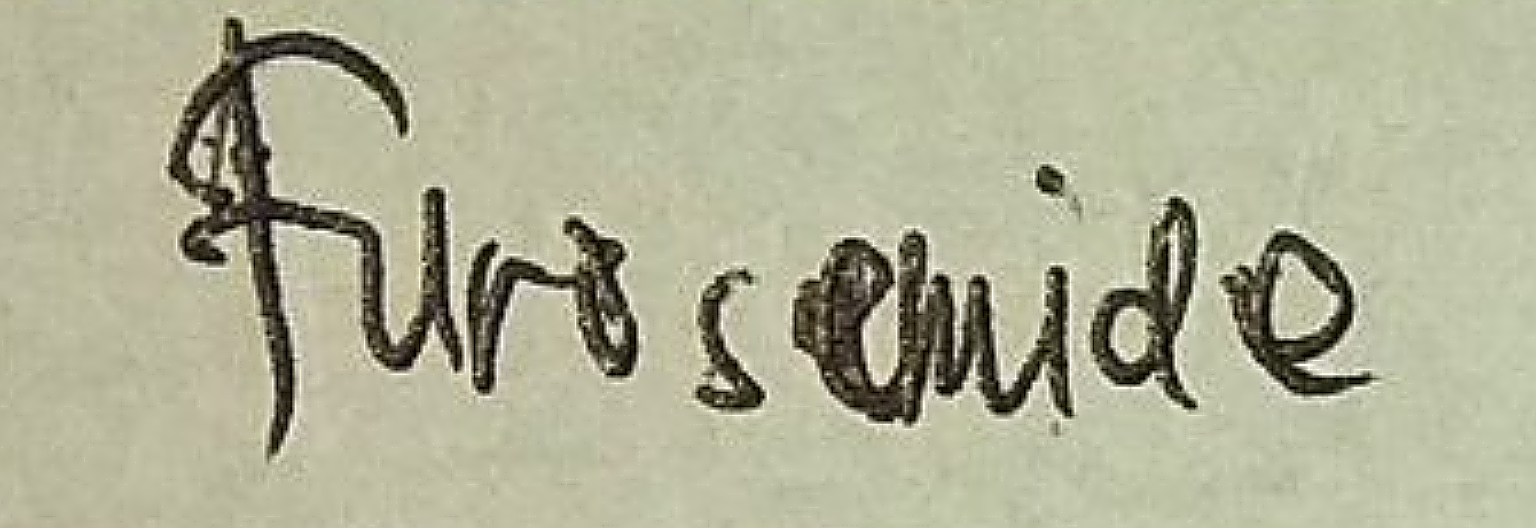
#> input picture app/Http/Controllers/HTR/obat.png, 1536 x 528 px, found by its file name
$ python Tes_bwL.py   (older library calls are emulated)
#> lines starting #> are read from the running program, lines starting #| are printed output that depends on the picture; after the words box and inside, x2 and y2 are one past the last pixel; in counts of white or black regions, pixels touching at a corner belong together
from PIL import Image, ImageEnhance
from cv2 import cv2
import skimage.filters
import skimage.color
import skimage.io
import matplotlib.pyplot as plt

img = Image.open(r'C:\Users\MuktiAS\SKRIPSI\UI\bismillahUI\public_html\obat\obat.png')
#> img is the input picture: PIL image 1536x528 RGB; mean R, G, B 176.8, 177.2, 151.2
panjang = img.width
#> panjang = 1536
tinggi = img.height
#> tinggi = 528


if img.height>img.width :
    img = img.rotate(90, expand=True)
    img = img.resize((tinggi, panjang), Image.ANTIALIAS)


image = skimage.io.imread(r'C:\Users\MuktiAS\SKRIPSI\UI\bismillahUI\public_html\obat\obat.png')
blur = skimage.color.rgb2gray(image)
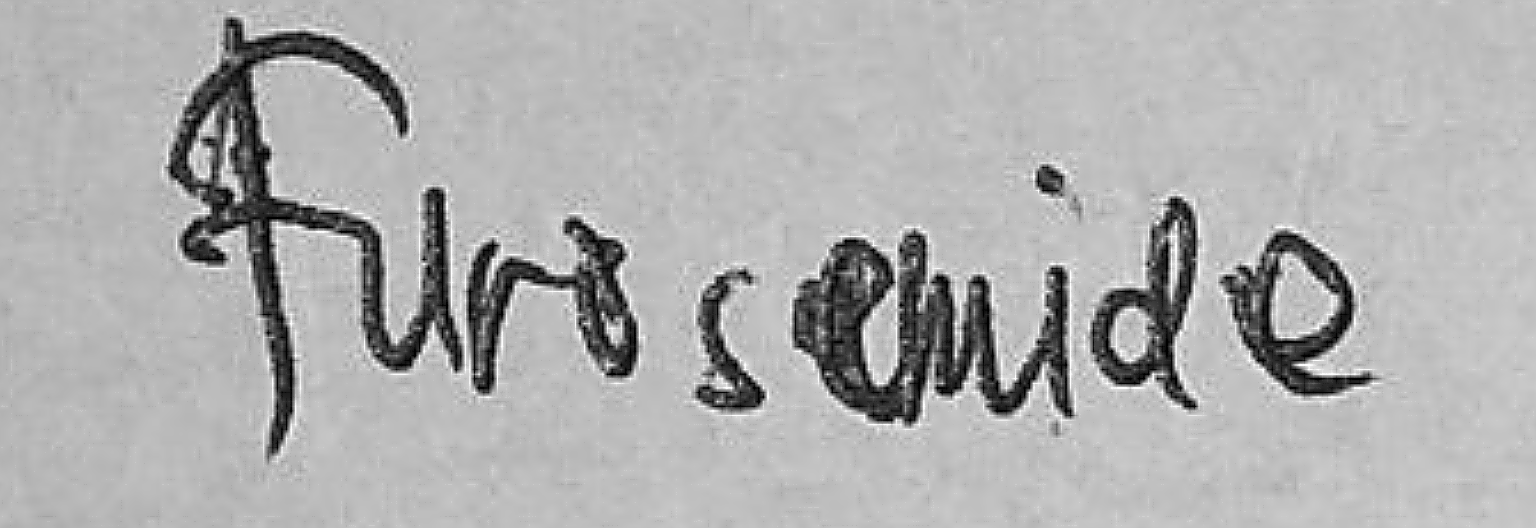
#> blur: shape (528, 1536) float64; min 0, max 1, mean 0.687

t = skimage.filters.threshold_otsu(blur)
#> t = 0.486
t = round(t*255)
#> t = 124
# retval	=	cv2.BackgroundSubtractorMOG2.getShadowThreshold(img)
print('Threshold = ' , t)
#| Threshold =  124
# print('Shadow = ' , retval)

thresh = t
#> thresh = 124
fn = lambda x : 255 if x > thresh else 0
gambar = img.convert('L').point(fn, mode='1')
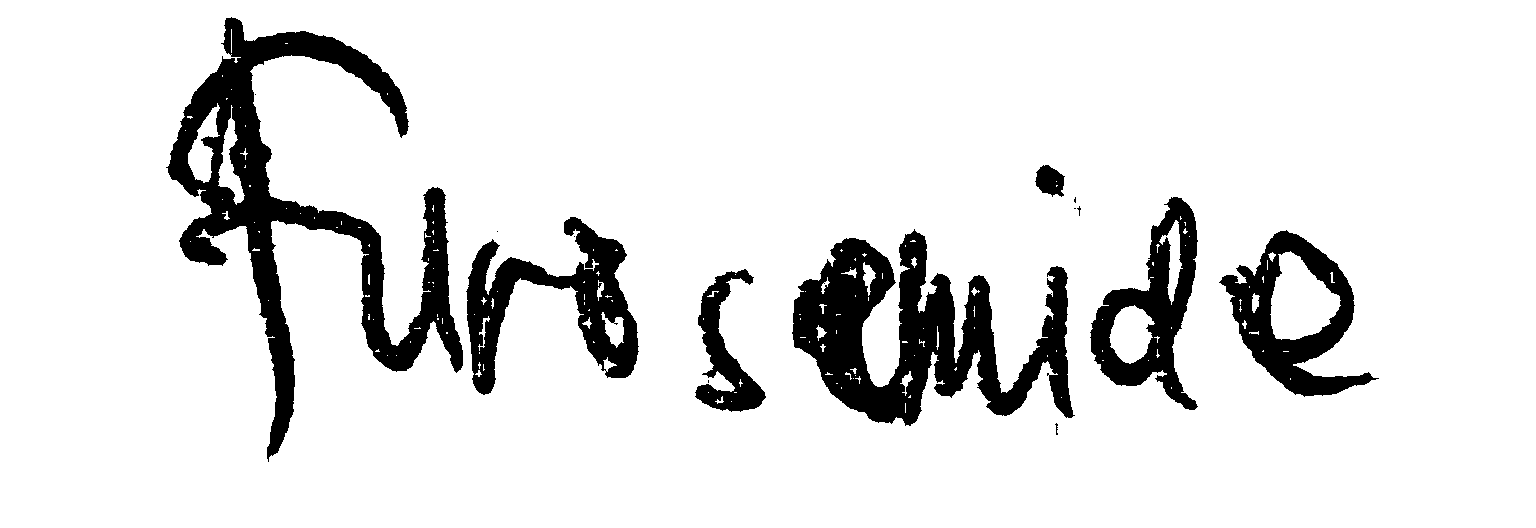
#> gambar: PIL image 1536x528 1; 88.8% white; 15 black regions (8 under 20 px), largest, box (x1, y1, x2, y2) and area: (166, 17, 463, 462) 30689, (792, 229, 1075, 426) 25491, (466, 217, 639, 395) 11178

if gambar.width>1080 :
    ratio = 1080/gambar.width
#> ratio = 0.703
    h = round(gambar.height*ratio)
#> h = 371
    gambar = gambar.resize((1080, h))
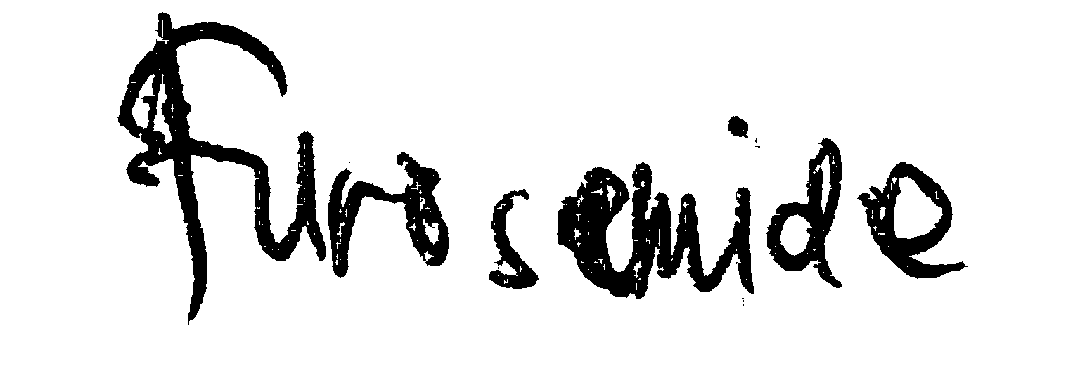
#> gambar: PIL image 1080x371 1; 88.8% white; 14 black regions (7 under 20 px), largest, box (x1, y1, x2, y2) and area: (117, 12, 326, 325) 15214, (557, 162, 754, 299) 12610, (328, 152, 449, 278) 5537

gambar.save(r'C:\Users\MuktiAS\SKRIPSI\UI\bismillahUI\public_html\obat\obat.png')


# [14 lines of commented-out code are left out]
